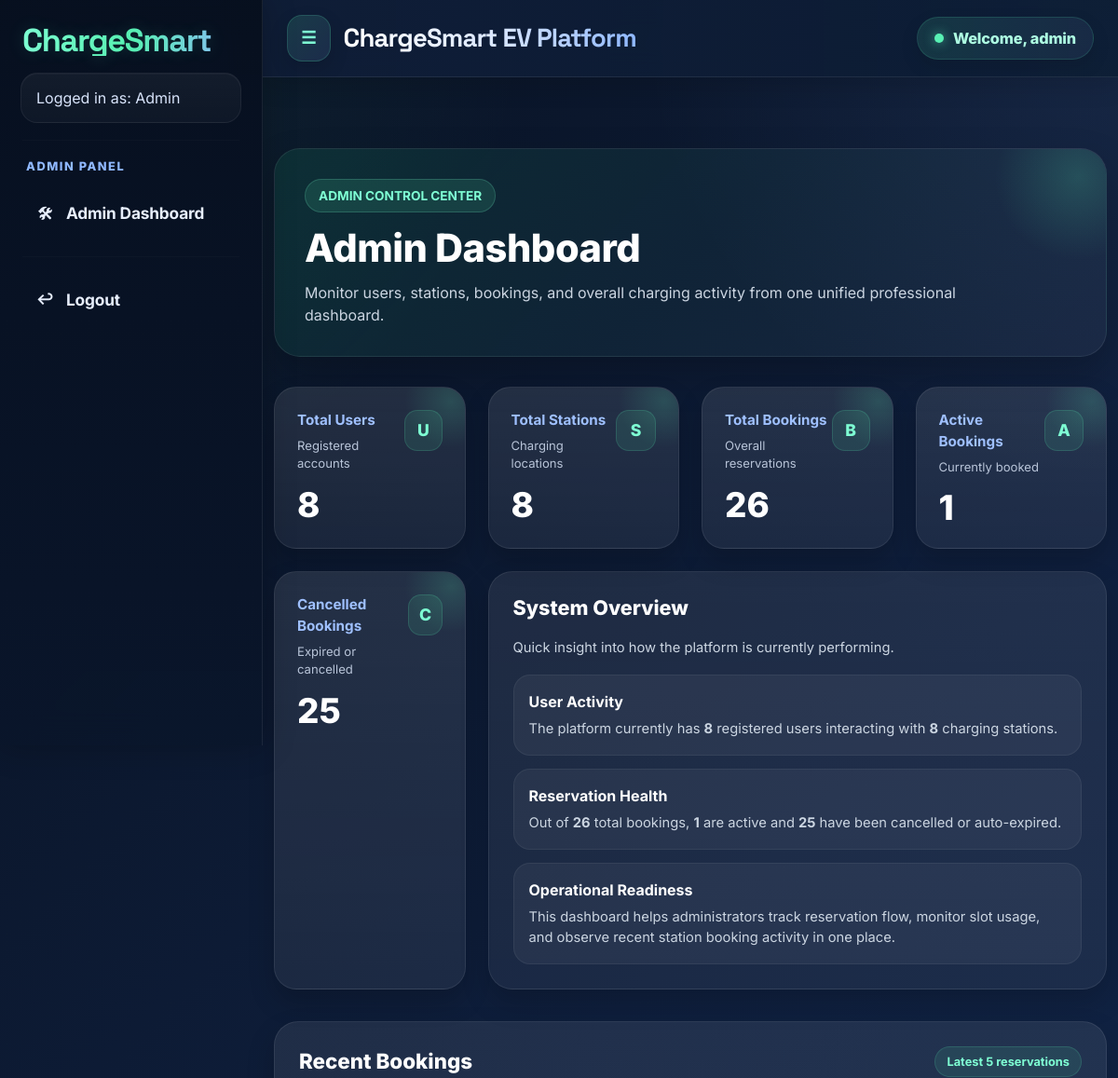
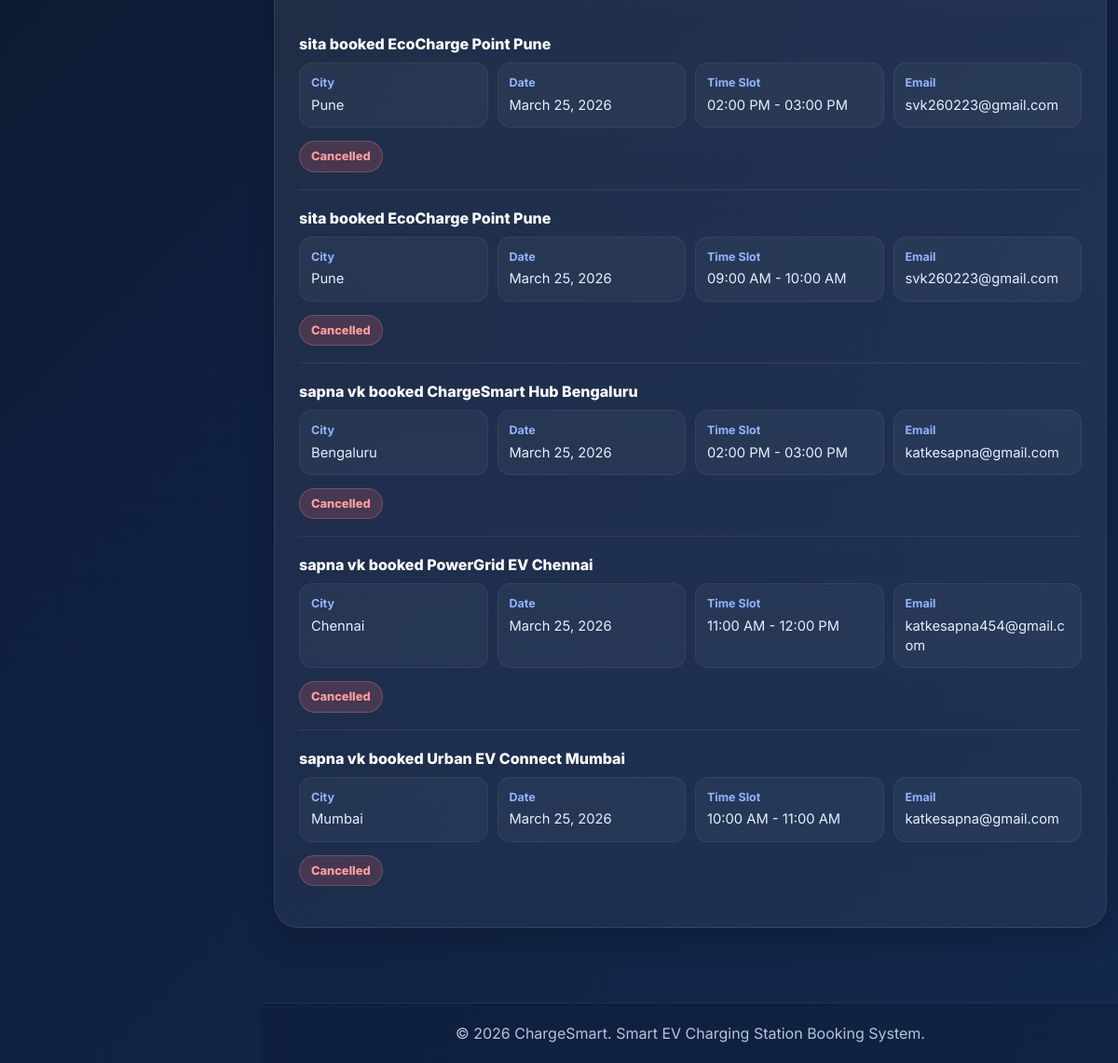
Before: /admin-dashboard/ (signed in) with the older database file (2 pictures, top to bottom).
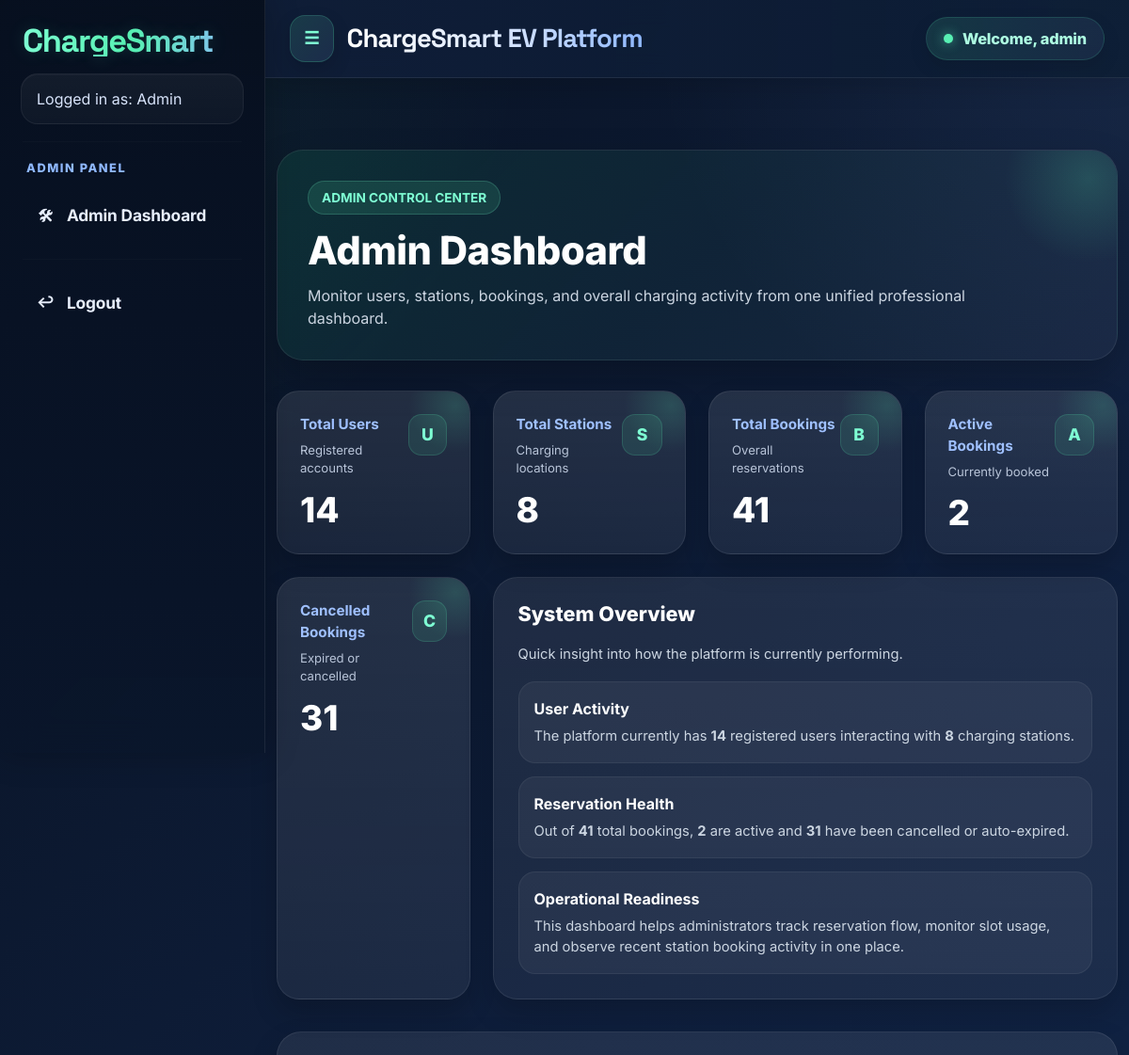
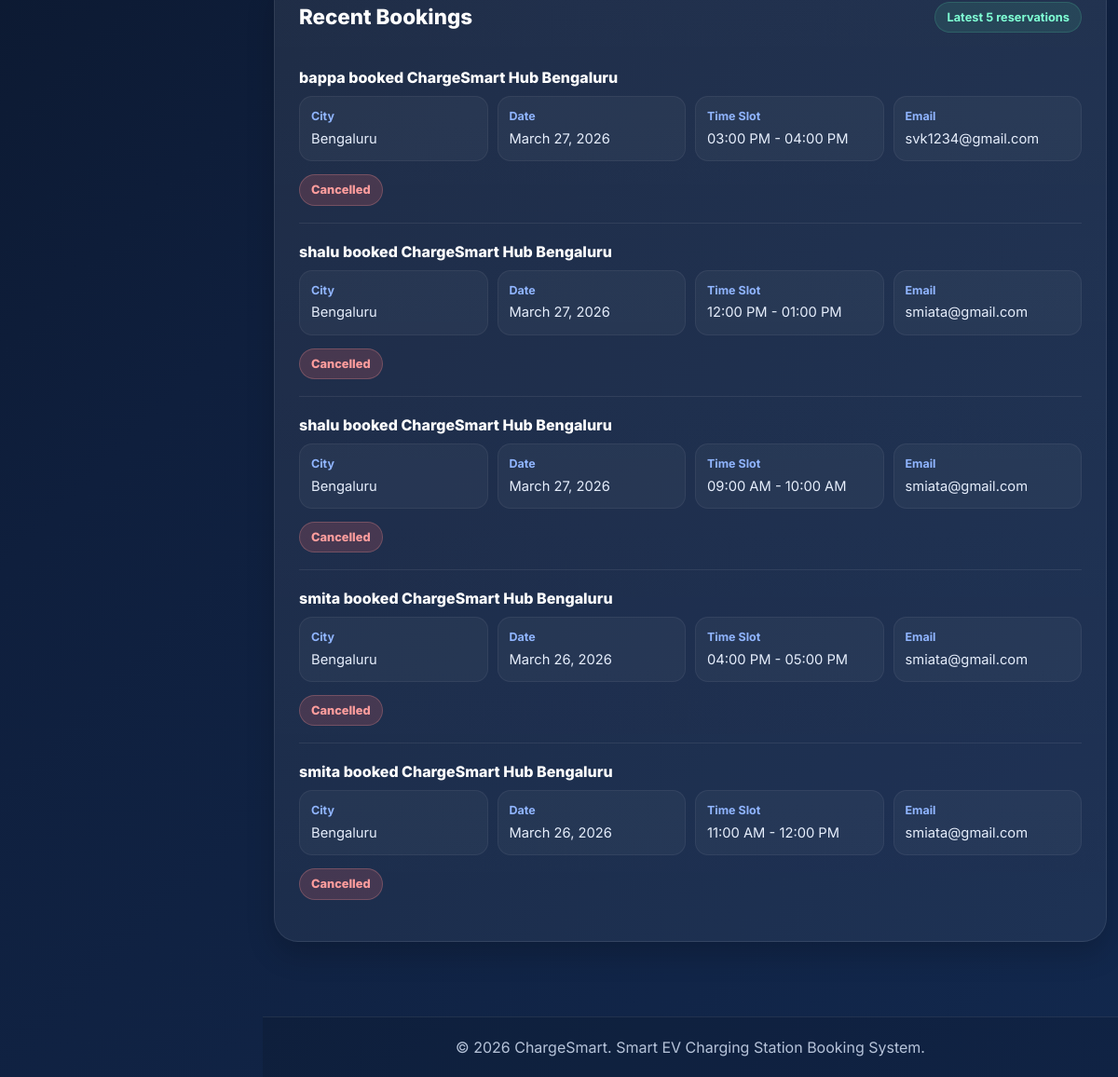
After: the same page with the newer database file (2 pictures, top to bottom).
### bookings/models.py (models this page shows, shortened)
class Booking(models.Model):
    STATUS_CHOICES = [
        ('Booked', 'Booked'),
        ('Verified', 'Verified'),
        ('Charging', 'Charging'),
        ('Completed', 'Completed'),
        ('Cancelled', 'Cancelled'),
    ]
    TIME_SLOT_CHOICES = [
        ('09:00 AM - 10:00 AM', '09:00 AM - 10:00 AM'),
        ('10:00 AM - 11:00 AM', '10:00 AM - 11:00 AM'),
        ('11:00 AM - 12:00 PM', '11:00 AM - 12:00 PM'),
        ('12:00 PM - 01:00 PM', '12:00 PM - 01:00 PM'),
        ('02:00 PM - 03:00 PM', '02:00 PM - 03:00 PM'),
        ('03:00 PM - 04:00 PM', '03:00 PM - 04:00 PM'),
        ('04:00 PM - 05:00 PM', '04:00 PM - 05:00 PM'),
        ('05:00 PM - 06:00 PM', '05:00 PM - 06:00 PM'),
    ]
    VEHICLE_TYPE_CHOICES = [
        ('2 Wheeler', '2 Wheeler'),
        ('4 Wheeler', '4 Wheeler'),
    ]
    PAYMENT_STATUS_CHOICES = [
        ('Prepaid', 'Prepaid'),
        ('Postpaid', 'Postpaid'),
    ]
    user = models.ForeignKey(User, on_delete=models.CASCADE)
    station = models.ForeignKey(Station, on_delete=models.CASCADE)
    booking_id = models.CharField(max_length=30, unique=True, blank=True, null=True)
    full_name = models.CharField(max_length=150)
    email = models.EmailField()
    phone_number = models.CharField(max_length=15)
    address = models.TextField()
    vehicle_type = models.CharField(max_length=20, choices=VEHICLE_TYPE_CHOICES, default='4 Wheeler')
    vehicle_number = models.CharField(max_length=30, blank=True, null=True)
    booking_date = models.DateField(default='2026-01-01')
    time_slot = models.CharField(max_length=30, choices=TIME_SLOT_CHOICES, default='09:00 AM - 10:00 AM')
    booking_time = models.DateTimeField(auto_now_add=True)
    status = models.CharField(max_length=20, choices=STATUS_CHOICES, default='Booked')
    payment_method = models.CharField(max_length=50, blank=True, null=True)
    payment_status = models.CharField(
        max_length=20,
        choices=PAYMENT_STATUS_CHOICES,
        default='Prepaid'
    )
    verified_at = models.DateTimeField(blank=True, null=True)
    charging_started_at = models.DateTimeField(blank=True, null=True)
    completed_at = models.DateTimeField(blank=True, null=True)

### stations/models.py (models this page shows, shortened)
class Station(models.Model):
    name = models.CharField(max_length=200)
    city = models.CharField(max_length=100)
    address = models.TextField()
    charger_type = models.CharField(max_length=100)
    total_slots = models.PositiveIntegerField()
    available_slots = models.PositiveIntegerField()
    price_per_kwh = models.DecimalField(max_digits=6, decimal_places=2)
    latitude = models.DecimalField(max_digits=9, decimal_places=6, default=0.000000)
    longitude = models.DecimalField(max_digits=9, decimal_places=6, default=0.000000)
    created_at = models.DateTimeField(auto_now_add=True)

### core/views.py (the view)
# urls.py: path('admin-dashboard/', admin_dashboard, name='admin_dashboard'),
@user_passes_test(lambda u: u.is_superuser)
def admin_dashboard(request):
    auto_cancel_expired_bookings()
    total_users = User.objects.count()
    total_stations = Station.objects.count()
    total_bookings = Booking.objects.count()
    active_bookings = Booking.objects.filter(status="Booked").count()
    cancelled_bookings = Booking.objects.filter(status="Cancelled").count()
    recent_bookings = Booking.objects.select_related("station", "user").order_by(
        "-booking_time"
    )[:5]
    context = {
        "total_users": total_users,
        "total_stations": total_stations,
        "total_bookings": total_bookings,
        "active_bookings": active_bookings,
        "cancelled_bookings": cancelled_bookings,
        "recent_bookings": recent_bookings,
    }
    return render(request, "admin_dashboard.html", context)

### templates/admin_dashboard.html (shortened to what the changed rows need)
{% extends 'base.html' %}
{% block content %}
<section class="dashboard-section">
    <div class="container">
        <div class="hero-panel">
            <h2 class="dashboard-title">Admin Dashboard</h2>
        </div>
        <div class="row g-4">
            <div class="col-md-6 col-lg-4 col-xl-3">
                <div class="stats-card">
                    <div class="stats-top">
                        <div>
                        </div>
                        <div class="stats-icon">U</div>
                    </div>
                    <div class="stats-value">{{ total_users }}</div>
                </div>
            </div>
            <div class="col-md-6 col-lg-4 col-xl-3">
                <div class="stats-card">
                    <div class="stats-top">
                        <div>
                        </div>
                        <div class="stats-icon">B</div>
                    </div>
                    <div class="stats-value">{{ total_bookings }}</div>
                </div>
            </div>
            <div class="col-md-6 col-lg-4 col-xl-3">
                <div class="stats-card">
                    <div class="stats-top">
                        <div>
                        </div>
                        <div class="stats-icon">A</div>
                    </div>
                    <div class="stats-value">{{ active_bookings }}</div>
                </div>
            </div>
            <div class="col-md-6 col-lg-4 col-xl-3">
                <div class="stats-card">
                    <div class="stats-top">
                        <div>
                        </div>
                        <div class="stats-icon">C</div>
                    </div>
                    <div class="stats-value">{{ cancelled_bookings }}</div>
                </div>
            </div>
            <div class="col-lg-8 col-xl-9">
                <div class="content-card">
                    <div class="summary-list">
                        <div class="summary-item">
                            <div class="summary-text">
                                The platform currently has <strong>{{ total_users }}</strong> registered user{{ total_users|pluralize }}
                                interacting with <strong>{{ total_stations }}</strong> charging station{{ total_stations|pluralize }}.
                            </div>
                        </div>
                        <div class="summary-item">
                            <div class="summary-text">
                                Out of <strong>{{ total_bookings }}</strong> total booking{{ total_bookings|pluralize }},
                                <strong>{{ active_bookings }}</strong> are active and
                                <strong>{{ cancelled_bookings }}</strong> have been cancelled or auto-expired.
                            </div>
                        </div>
                    </div>
                </div>
            </div>
        </div>
        <div class="recent-box">
            {% if recent_bookings %}
                {% for booking in recent_bookings %}
                    <div class="booking-item">
                        <div class="booking-main">
                            {{ booking.full_name }} booked {{ booking.station.name }}
                        </div>
                        <div class="booking-meta-grid">
                            <div class="booking-meta-box">
                                <div class="booking-meta-label">City</div>
                                <div class="booking-meta-value">{{ booking.station.city }}</div>
                            </div>
                            <div class="booking-meta-box">
                                <div class="booking-meta-label">Date</div>
                                <div class="booking-meta-value">{{ booking.booking_date }}</div>
                            </div>
                            <div class="booking-meta-box">
                                <div class="booking-meta-label">Time Slot</div>
                                <div class="booking-meta-value">{{ booking.time_slot }}</div>
                            </div>
                            <div class="booking-meta-box">
                                <div class="booking-meta-label">Email</div>
                                <div class="booking-meta-value">{{ booking.email }}</div>
                            </div>
                        </div>
                        {% if booking.status == 'Booked' %}
                            <span class="status-badge status-booked">Booked</span>
                        {% else %}
                            <span class="status-badge status-cancelled">Cancelled</span>
                        {% endif %}
                    </div>
                {% endfor %}
            {% else %}
                <div class="empty-box">
                    No bookings available yet.
                </div>
            {% endif %}
        </div>
    </div>
</section>
{% endblock %}

Changed rows visible on the page:
no longer on this page (row edited): Booking: full_name "sita", station.name "EcoCharge Point Pune", station.city "Pune", booking_date "March 25, 2026", time_slot "02:00 PM - 03:00 PM", email "svk260223@gmail.com", status "Cancelled"
no longer on this page (row edited): Booking: full_name "sita", station.name "EcoCharge Point Pune", station.city "Pune", booking_date "March 25, 2026", time_slot "09:00 AM - 10:00 AM", email "svk260223@gmail.com", status "Cancelled"
no longer on this page (row edited): Booking: full_name "sapna vk", station.name "ChargeSmart Hub Bengaluru", station.city "Bengaluru", booking_date "March 25, 2026", time_slot "02:00 PM - 03:00 PM", email "katkesapna@gmail.com", status "Cancelled"
no longer on this page (row edited): Booking: full_name "sapna vk", station.name "PowerGrid EV Chennai", station.city "Chennai", booking_date "March 25, 2026", time_slot "11:00 AM - 12:00 PM", email "katkesapna454@gmail.com", status "Cancelled"
no longer on this page (row edited): Booking: full_name "sapna vk", station.name "Urban EV Connect Mumbai", station.city "Mumbai", booking_date "March 25, 2026", time_slot "10:00 AM - 11:00 AM", email "katkesapna@gmail.com", status "Cancelled"
added Booking: full_name "bappa", station.name "ChargeSmart Hub Bengaluru", station.city "Bengaluru", booking_date "March 27, 2026", time_slot "03:00 PM - 04:00 PM", email "svk1234@gmail.com", status "Cancelled"
added Booking: full_name "shalu", station.name "ChargeSmart Hub Bengaluru", station.city "Bengaluru", booking_date "March 27, 2026", time_slot "12:00 PM - 01:00 PM", email "smiata@gmail.com", status "Cancelled"
added Booking: full_name "shalu", station.name "ChargeSmart Hub Bengaluru", station.city "Bengaluru", booking_date "March 27, 2026", time_slot "09:00 AM - 10:00 AM", email "smiata@gmail.com", status "Cancelled"
added Booking: full_name "smita", station.name "ChargeSmart Hub Bengaluru", station.city "Bengaluru", booking_date "March 26, 2026", time_slot "04:00 PM - 05:00 PM", email "smiata@gmail.com", status "Cancelled"
added Booking: full_name "smita", station.name "ChargeSmart Hub Bengaluru", station.city "Bengaluru", booking_date "March 26, 2026", time_slot "11:00 AM - 12:00 PM", email "smiata@gmail.com", status "Cancelled"
Other visible differences:
{{ total_users }}: "8" → "14"
{{ total_bookings }}: "26" → "41"
{{ active_bookings }}: "1" → "2"
{{ cancelled_bookings }}: "25" → "31"
